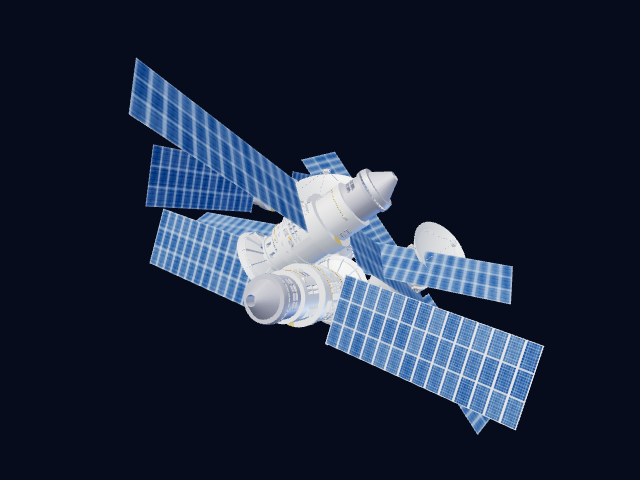
#> input picture spacetug_project/backend/datasets/satellite_dataset_200_samples_4/images/train/satellite_0003.png, 640 x 480 px
$ python -i detection_backup.py   (imports and definitions only)
#> lines starting #> are read from the running program, lines starting #| are printed output that depends on the picture; after the words box and inside, x2 and y2 are one past the last pixel; in counts of white or black regions, pixels touching at a corner belong together
#> further down, picture is the input picture: shape (480, 640, 3); mean B, G, R 60.1, 40.1, 29.7

import cv2


def get_detection_status():
    return {
        "pipeline": "ready",
        "detector": "OpenCV Contour Detector",
        "target": "Unclassified Bright Object",
        "status": "waiting",
        "note": (
            "Geometric contour detection only. "
            "Satellite identity and ML confidence are not verified."
        ),
    }


def detect_target(image):
    """
    Detect candidate bright objects using OpenCV contours.

    This is a candidate detector, not a trained satellite classifier.
    It does not return a fabricated confidence score.
    """

    if image is None:
        return {
            "detected": False,
            "detections": [],
            "message": "No image provided",
        }

    if len(image.shape) == 2:
        gray = image
    elif len(image.shape) == 3 and image.shape[2] == 3:
        gray = cv2.cvtColor(image, cv2.COLOR_BGR2GRAY)
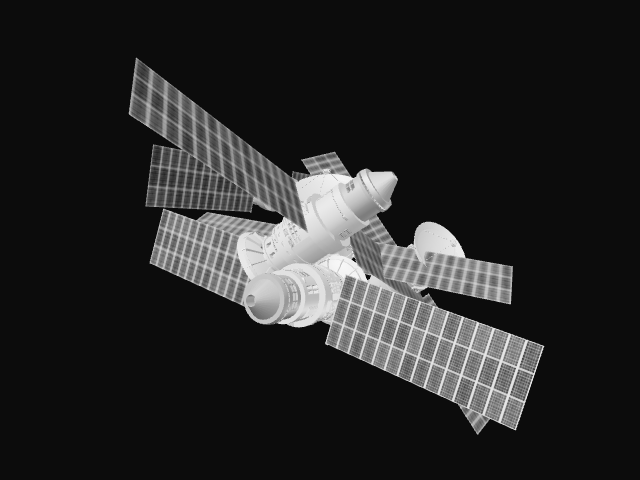
#> gray: shape (480, 640); min 12, max 247, mean 39.2
    elif len(image.shape) == 3 and image.shape[2] == 4:
        gray = cv2.cvtColor(image, cv2.COLOR_BGRA2GRAY)
    else:
        return {
            "detected": False,
            "detections": [],
            "message": "Unsupported image format",
        }

    image_height, image_width = gray.shape[:2]
#> image_height = 480; image_width = 640
    image_area = image_height * image_width
#> image_area = 307200

    if image_area == 0:
        return {
            "detected": False,
            "detections": [],
            "message": "Empty image",
        }

    # Threshold bright regions.
    blurred = cv2.GaussianBlur(gray, (5, 5), 0)
    _, binary = cv2.threshold(
        blurred, 100, 255, cv2.THRESH_BINARY
    )
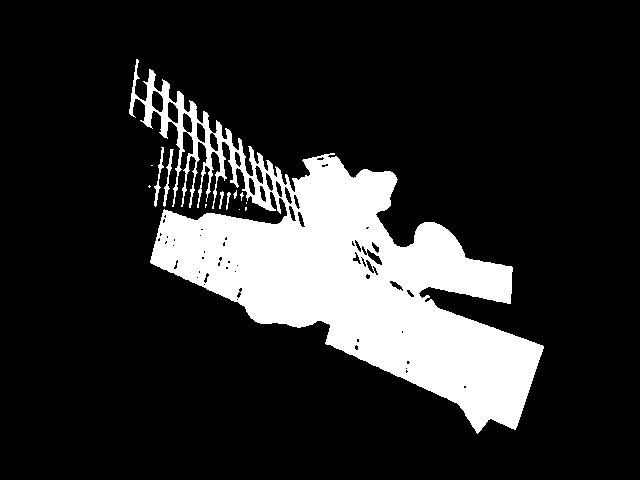
#> binary: shape (480, 640); 17% white; 13 white regions (8 under 20 px), largest, box (x1, y1, x2, y2) and area: (129, 59, 544, 434) 51910, (154, 147, 164, 207) 165, (163, 149, 174, 207) 164, (219, 191, 224, 209) 42, (226, 192, 231, 210) 38

    # Merge small nearby bright regions.
    kernel = cv2.getStructuringElement(
        cv2.MORPH_RECT, (3, 3)
    )
    binary = cv2.morphologyEx(
        binary, cv2.MORPH_CLOSE, kernel
    )
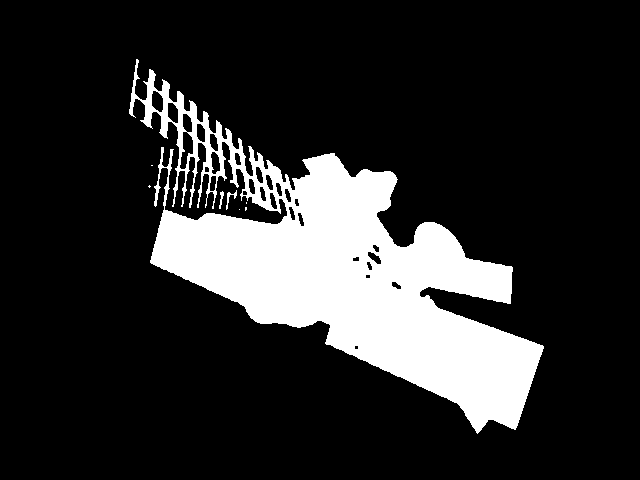
#> binary: shape (480, 640); 17.2% white; 8 white regions (5 under 20 px)

    contours, _ = cv2.findContours(
        binary,
        cv2.RETR_EXTERNAL,
        cv2.CHAIN_APPROX_SIMPLE,
    )
#> contours = 8 contours, 5 with area under 20; largest, box (x1, y1, x2, y2) and area: (129, 59, 544, 434) 53384, (226, 190, 237, 210) 31, (219, 191, 224, 209) 23

    candidates = []

    min_area = max(16, int(image_area * 0.00001))
#> min_area = 16
    max_area = int(image_area * 0.25)
#> max_area = 76800

    for contour in contours:
        area = cv2.contourArea(contour)

        if area < min_area or area > max_area:
            continue

        x, y, width, height = cv2.boundingRect(contour)

        if width < 4 or height < 4:
            continue

        # Reject contours occupying almost the entire image.
        if width >= image_width * 0.95 and height >= image_height * 0.95:
            continue

        candidates.append({
            "bounding_box": {
                "x": int(x),
                "y": int(y),
                "width": int(width),
                "height": int(height),
            },
            "contour_area": float(area),
        })
#> this loop made 8 passes
#> (area, x, y, width, height) on passes 4, 5, 8: (23, 219, 191, 5, 18), (31, 226, 190, 11, 20), (53384, 129, 59, 415, 375)
#> after the loop, candidates = 3 items

    if not candidates:
        return {
            "detected": False,
            "detections": [],
            "message": "No suitable bright contour found",
        }

    # Return candidate regions without claiming satellite identity.
    candidates.sort(
        key=lambda item: item["contour_area"],
        reverse=True,
    )

       # Select the largest bright contour candidate.
    candidate = candidates[0]
#> candidate = 2 items
    bbox = candidate["bounding_box"]
#> bbox = {'x': 129, 'y': 59, 'width': 415, 'height': 375}

    # Expand the box slightly around the candidate.
    pad_x = max(10, int(bbox["width"] * 0.5))
#> pad_x = 207
    pad_y = max(10, int(bbox["height"] * 0.25))
#> pad_y = 93

    x1 = max(0, bbox["x"] - pad_x)
#> x1 = 0
    y1 = max(0, bbox["y"] - pad_y)
#> y1 = 0
    x2 = min(
        image_width,
        bbox["x"] + bbox["width"] + pad_x,
    )
#> x2 = 640
    y2 = min(
        image_height,
        bbox["y"] + bbox["height"] + pad_y,
    )
#> y2 = 480

    expanded_bbox = {
        "x": x1,
        "y": y1,
        "width": x2 - x1,
        "height": y2 - y1,
    }
#> expanded_bbox = {'x': 0, 'y': 0, 'width': 640, 'height': 480}

    detections = [
        {
            "id": "OBJ-001",
            "class_name": "Unclassified Bright Object",
           "bounding_box": expanded_bbox,
        }
    ]

    return {
        "detected": True,
        "detections": detections,
        "message": (
            "Bright contour candidate(s) found. "
            "Satellite identity is not verified."
        ),
    }

>>> import cv2
>>> picture = cv2.imread('../datasets/satellite_dataset_200_samples_4/images/train/satellite_0003.png')
>>> result = detect_target(picture)
#> result = 3 items

$ run again, on spacetug_project/backend/datasets/satellite_dataset_200_samples_4/images/train/satellite_0004.png
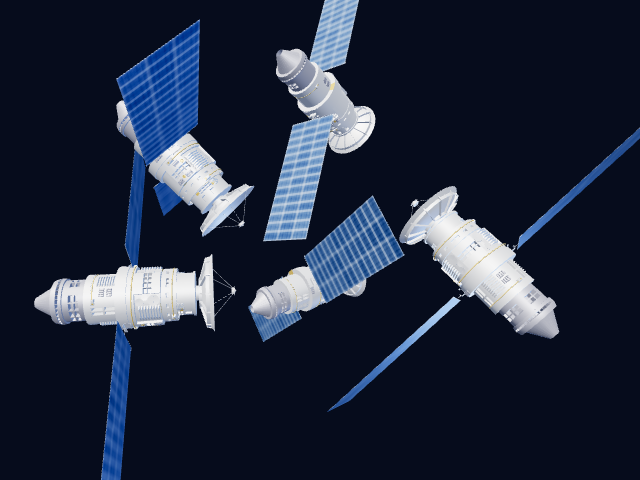
#> input picture spacetug_project/backend/datasets/satellite_dataset_200_samples_4/images/train/satellite_0004.png, 640 x 480 px
#> picture is the input picture: shape (480, 640, 3); mean B, G, R 59.1, 40.1, 31.2
#> in detect_target, `_, binary = cv2.threshold( blurred, 100, 255, cv2.THRESH_BINARY )`:
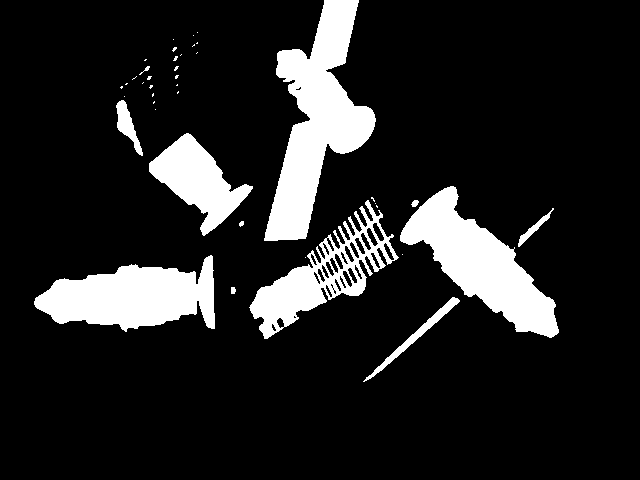
#> binary: shape (480, 640); 13.8% white; 41 white regions (29 under 20 px), largest, box (x1, y1, x2, y2) and area: (264, 0, 376, 241) 11964, (400, 186, 559, 338) 9338, (34, 255, 215, 332) 8615
#> in detect_target, `binary = cv2.morphologyEx( binary, cv2.MORPH_CLOSE, kernel )`:
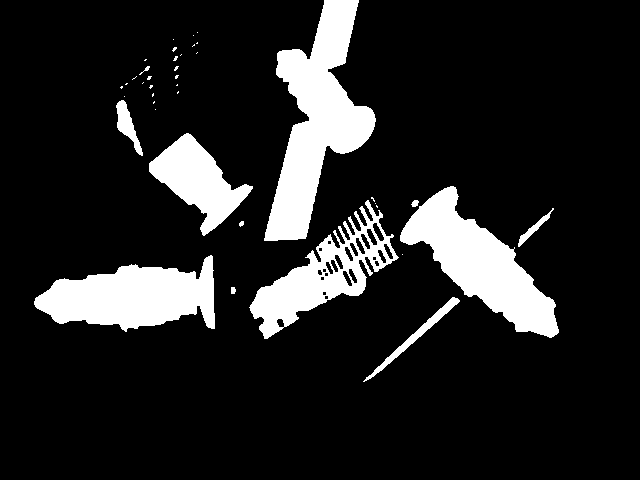
#> binary: shape (480, 640); 14% white; 40 white regions (28 under 20 px)
#> contours = 40 contours, 30 with area under 20; largest, box (x1, y1, x2, y2) and area: (264, 0, 376, 241) 11660, (400, 186, 559, 338) 9131, (34, 255, 215, 332) 8388, (249, 200, 399, 339) 7038, (149, 133, 253, 236) 4470
#> the loop in detect_target, `for contour in contours:` made 40 passes
#> (area, x, y, width, height) on passes 1, 2, 3, 6, 9, 10, 12, 13: (695.5, 363, 297, 97, 85), (21, 231, 287, 5, 7), (8387.5, 34, 255, 181, 77), (207, 518, 208, 36, 39), (29.5, 411, 200, 8, 7), (7037.5, 249, 200, 150, 139), (9131, 400, 186, 159, 152), (4470.5, 149, 133, 104, 103)
#> after the loop in detect_target, `for contour in contours:`: candidates = 10 items
#> candidate = 2 items
#> bbox = {'x': 264, 'y': 0, 'width': 112, 'height': 241}
#> pad_x = 56
#> pad_y = 60
#> x1 = 208
#> y1 = 0
#> x2 = 432
#> y2 = 301
#> expanded_bbox = {'x': 208, 'y': 0, 'width': 224, 'height': 301}
#> result = 3 items
